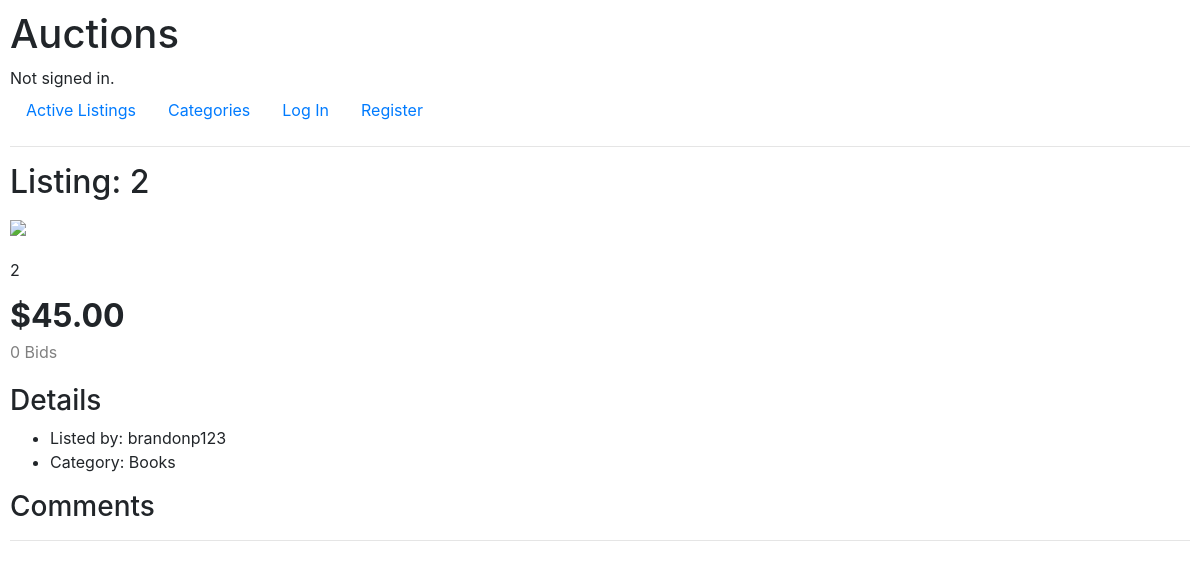
Page /listing/36 on the earlier database version.
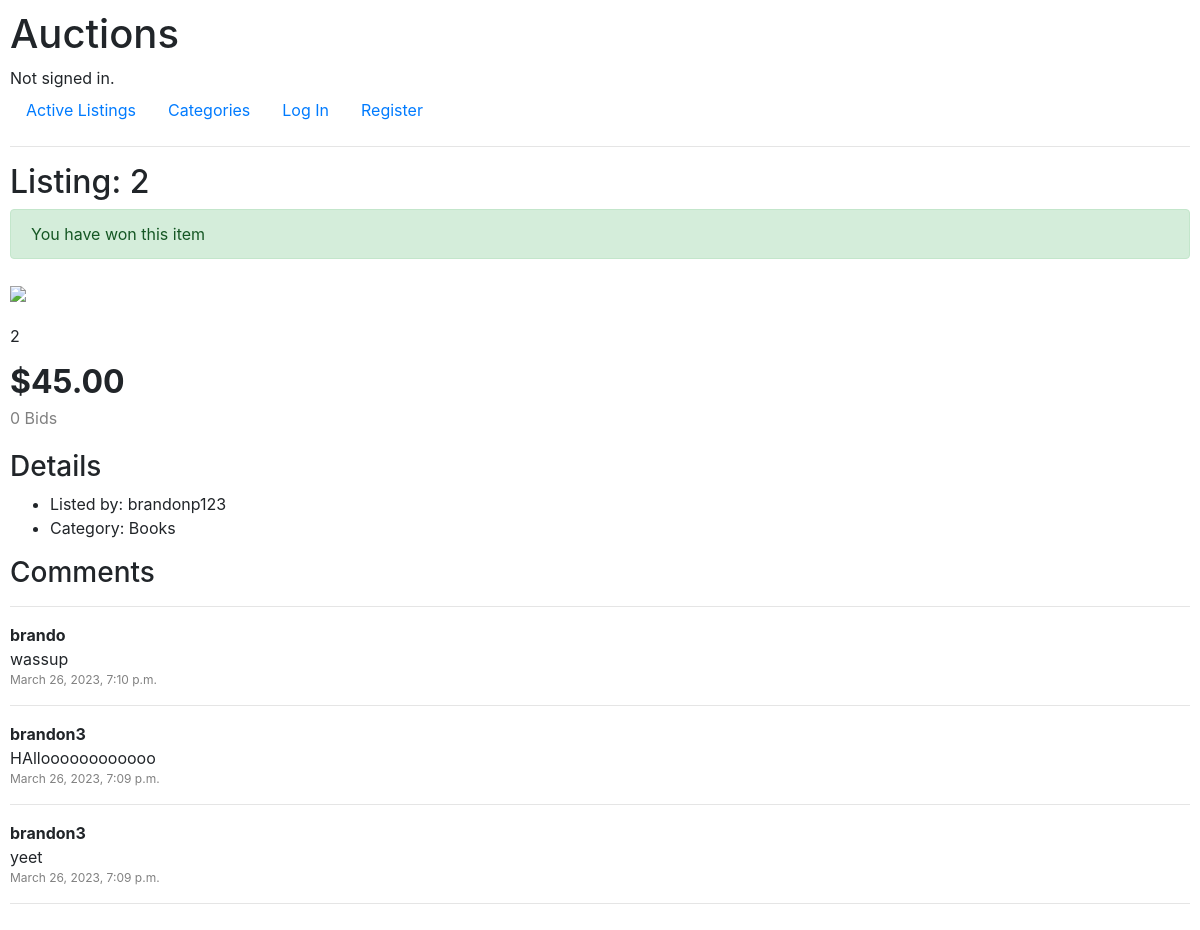
Same page on the later database version.
### auctions/models.py (models this page shows, shortened)
class Listing(models.Model):
    title = models.CharField(max_length=50)
    description = models.CharField(max_length=1000)
    price = models.DecimalField(max_digits=10, decimal_places=2)
    image_url = models.CharField(max_length=1500, blank=True)
    is_active = models.BooleanField(default=True)
    user = models.ForeignKey(User, on_delete=models.CASCADE, blank=True, null=True, related_name="listing_user") # One user can be associated with many listings
    category = models.ForeignKey(Category, on_delete=models.CASCADE, blank=True, null=True, related_name="listing_category") # One category can be associated with many listings
    time = models.DateTimeField(auto_now_add=True) # Auto timestamp

class User(AbstractUser):
    pass

class Category(models.Model):
    category_name = models.CharField(max_length=50)
    def __str__(self):
        return self.category_name

class Comment(models.Model):
    user = models.ForeignKey(User, on_delete=models.CASCADE, blank=True, null=True, related_name="comment_user") # One user can be associated with many comments
    listing = models.ForeignKey(Listing, on_delete=models.CASCADE, blank=True, null=True, related_name="comment_listing") # One listing can be associated with many comments
    comment = models.CharField(max_length=400)
    time = models.DateTimeField(auto_now_add=True) # Auto timestamp

### auctions/views.py (the view)
# urls.py: path("listing/<str:listing_id>", views.listing, name="listing"),
def listing(request, listing_id):
    user_id = request.user.id
    filter = {"user": user_id, "listing": listing_id}
    if len(Watchlist.objects.filter(**filter)) == 1:
        in_watchlist = True
    else:
        in_watchlist = False
    current_listing = Listing.objects.get(id=int(listing_id))
    seller = User.objects.get(id=current_listing.user.id)
    comments = Comment.objects.filter(listing=current_listing.id).order_by("-time")
    bids = Bid.objects.filter(listing=current_listing.id)
    number_of_bids = len(bids)
    if number_of_bids > 0:
        highest_bid = bids.order_by("-amount")[0]
        winner_id = highest_bid.user.id
    else:
        highest_bid = None
        winner_id = None
    return render(request, "auctions/listing.html", {
        "listing": current_listing,
        "user_id": user_id,
        "in_watchlist": in_watchlist,
        "number_of_bids": number_of_bids,
        "winner_id": winner_id,
        "bid_form": BidForm,
        "comment_form": CommentForm,
        "seller": seller,
        "comments": comments
    })

### auctions/templates/auctions/listing.html (shortened to what this page needs)
{% extends "auctions/layout.html" %}
{% block body %}
    <h2>Listing: {{ listing.title }}</h2>
    {% if listing.is_active == False and user_id == seller.id %}
        <div class="alert alert-success" role="alert">
            You have now closed this listing
        </div>
    {% elif listing.is_active == False and user_id == winner_id %}
        <div class="alert alert-success" role="alert">
            You have won this item
        </div>
    {% elif listing.is_active == False and user_id != winner_id %}
        <div class="alert alert-danger" role="alert">
            This listing is now closed
        </div>
    {% endif %}
    <div style="padding-top: 5px; padding-bottom: 10px;">
        <img src="{{ listing.image_url }}" onerror="this.onerror=null;this.src='https://www.survivorsuk.org/wp-content/uploads/2017/01/no-image.jpg';" width="400px" height="auto">
    </div>
    <div style="padding-top: 10px; padding-bottom: 10px;">
        {{ listing.description }}
    </div>
    <div style="font-size: 32px;">
        <b>${{ listing.price }}</b>
    </div>
    <div style="color: grey;">
        {{ number_of_bids }} Bids
    </div>
    <div style="padding-top: 10px; padding-bottom: 10px;">
    </div>
    <div>
        <h3>Details</h3>
    </div>
    <div>
        <ul>
            <li>Listed by: {{ seller.username }}</li>
            <li>Category: {{ listing.category }}</li>
        </ul>
    </div>
    <div>
        <h3>Comments</h3>
    </div>
    <hr>
    <div>
        {% for comment in comments %}
            <div>
                <div>
                    <b>{{ comment.user }}</b>
                </div>
                <div>
                    {{ comment.comment }}
                </div>
                <div style="font-size: 12px; color: grey;">
                    {{ comment.time }}
                </div>
            </div>
            <hr>
        {% endfor %}
    </div>
{% endblock %}

### auctions/templates/auctions/layout.html (shortened to what this page needs)
{% load static %}
<!DOCTYPE html>
<html lang="en">
    <head>
        <link rel="stylesheet" href="https://stackpath.bootstrapcdn.com/bootstrap/4.4.1/css/bootstrap.min.css">
        <link href="{% static 'auctions/styles.css' %}" rel="stylesheet">
    </head>
    <body>
        <h1>Auctions</h1>
        <div>
            {% if user.is_authenticated %}
                Signed in as <strong>{{ user.username }}</strong>.
            {% else %}
                Not signed in.
            {% endif %}
        </div>
        <ul class="nav">
            <li class="nav-item">
                <a class="nav-link" href="{% url 'index' %}">Active Listings</a>
            </li>
            <li class="nav-item">
                <a class="nav-link" href="{% url 'categories' category_arg="all" %}">Categories</a>
            </li>
            {% if user.is_authenticated %}
            <li class="nav-item">
                <a class="nav-link" href="{% url 'watchlist' %}">Watchlist</a>
            </li>
                <li class="nav-item">
                    <a class="nav-link" href="{% url 'create' %}">Create Listing</a>
                </li>
                <li class="nav-item">
                    <a class="nav-link" href="{% url 'logout' %}">Log Out</a>
                </li>
            {% else %}
                <li class="nav-item">
                    <a class="nav-link" href="{% url 'login' %}">Log In</a>
                </li>
                <li class="nav-item">
                    <a class="nav-link" href="{% url 'register' %}">Register</a>
                </li>
            {% endif %}
        </ul>
        <hr>
        {% block body %}
        {% endblock %}
    </body>
</html>

### auctions/static/auctions/styles.css (style rules this page uses)
body { padding: 10px; }

Differences in the rows shown:
changed Listing "Books": is_active True → False (drawn)
added Comment: user "brando", comment "wassup", time "March 26, 2023, 7:10 p.m."
added Comment: user "brandon3", comment "HAlloooooooooooo", time "March 26, 2023, 7:09 p.m."
added Comment: user "brandon3", comment "yeet", time "March 26, 2023, 7:09 p.m."
Other differences:
text now shown: "You have won this item"
